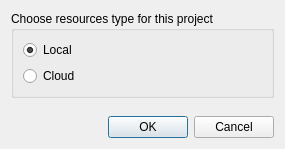
<?xml version="1.0" encoding="UTF-8"?>
<ui version="4.0">
 <class>ResourcesTypeDialog</class>
 <widget class="QDialog" name="ResourcesTypeDialog">
  <property name="geometry">
   <rect>
    <x>0</x>
    <y>0</y>
    <width>285</width>
    <height>149</height>
   </rect>
  </property>
  <property name="windowTitle">
   <string>Dialog</string>
  </property>
  <layout class="QVBoxLayout" name="verticalLayout_2">
   <item>
    <widget class="QGroupBox" name="groupBox">
     <property name="title">
      <string>Choose resources type for this project</string>
     </property>
     <layout class="QVBoxLayout" name="verticalLayout">
      <item>
       <widget class="QRadioButton" name="uiLocalRadioButton">
        <property name="text">
         <string>Local</string>
        </property>
        <property name="checked">
         <bool>true</bool>
        </property>
       </widget>
      </item>
      <item>
       <widget class="QRadioButton" name="uiCloudRadioButton">
        <property name="text">
         <string>Cloud</string>
        </property>
       </widget>
      </item>
     </layout>
    </widget>
   </item>
   <item>
    <spacer name="verticalSpacer">
     <property name="orientation">
      <enum>Qt::Vertical</enum>
     </property>
     <property name="sizeHint" stdset="0">
      <size>
       <width>20</width>
       <height>40</height>
      </size>
     </property>
    </spacer>
   </item>
   <item>
    <widget class="QDialogButtonBox" name="buttonBox">
     <property name="orientation">
      <enum>Qt::Horizontal</enum>
     </property>
     <property name="standardButtons">
      <set>QDialogButtonBox::Cancel|QDialogButtonBox::Ok</set>
     </property>
    </widget>
   </item>
  </layout>
 </widget>
 <resources/>
 <connections>
  <connection>
   <sender>buttonBox</sender>
   <signal>accepted()</signal>
   <receiver>ResourcesTypeDialog</receiver>
   <slot>accept()</slot>
   <hints>
    <hint type="sourcelabel">
     <x>248</x>
     <y>254</y>
    </hint>
    <hint type="destinationlabel">
     <x>157</x>
     <y>274</y>
    </hint>
   </hints>
  </connection>
  <connection>
   <sender>buttonBox</sender>
   <signal>rejected()</signal>
   <receiver>ResourcesTypeDialog</receiver>
   <slot>reject()</slot>
   <hints>
    <hint type="sourcelabel">
     <x>316</x>
     <y>260</y>
    </hint>
    <hint type="destinationlabel">
     <x>286</x>
     <y>274</y>
    </hint>
   </hints>
  </connection>
 </connections>
</ui>
